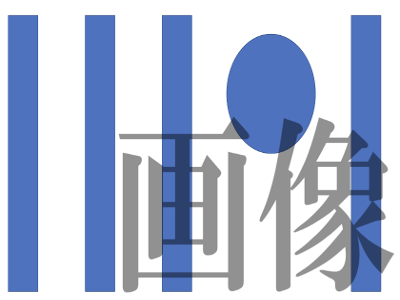
#> input picture 20190326testbg.png, 400 x 300 px, given in place of the camera
$ python 20200926-cv.py
#> lines starting #> are read from the running program, lines starting #| are printed output that depends on the picture; after the words box and inside, x2 and y2 are one past the last pixel; in counts of white or black regions, pixels touching at a corner belong together
###
# http://whitewell.sakura.ne.jp/OpenCV/py_tutorials/py_video/py_lucas_kanade/py_lucas_kanade.html
###

import numpy as np
import cv2

cap = cv2.VideoCapture(0)

# ShiTomasiコーナー検出器のためのパラメータ
feature_params = dict(maxCorners=100,
                      qualityLevel=0.3,
                      minDistance=7,
                      blockSize=7)

# Lucas-Kanade法によるオプティカル・フローのためのパラメータ
lk_params = dict(winSize=(15, 15),
                 maxLevel=2,
                 criteria=(cv2.TERM_CRITERIA_EPS | cv2.TERM_CRITERIA_COUNT, 10, 0.03))

# ランダムな色の生成
color = np.random.randint(0, 255, (100, 3))

# 最初のフレームを取り出し、コーナーを求める
ret, old_frame = cap.read()
#> old_frame is the input picture: shape (300, 400, 3); mean B, G, R 214.4, 189.5, 177.7
# 最初の数フレームは読み込みに失敗するので
for itr in range(5):
    ret, old_frame = cap.read()

old_gray = cv2.cvtColor(old_frame, cv2.COLOR_BGR2GRAY)
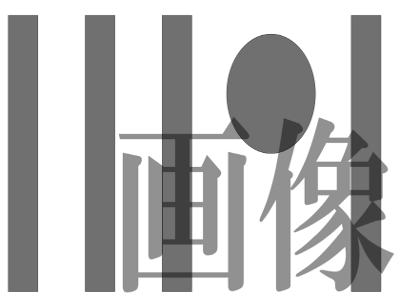
#> old_gray: shape (300, 400); min 51, max 255, mean 188.8
p0 = cv2.goodFeaturesToTrack(old_gray, mask=None, **feature_params)
#> p0 = 57 rows, first 8: [35, 289], [164, 289], [164, 17], [35, 17], [112, 289], [112, 17], [378, 289], [87, 289]

# 描画のためマスク画像を生成
mask = np.zeros_like(old_frame)

while(1):
    ret, frame = cap.read()
    frame_gray = cv2.cvtColor(frame, cv2.COLOR_BGR2GRAY)

    # オプティカル・フローを計算
    p1, st, err = cv2.calcOpticalFlowPyrLK(
        old_gray, frame_gray, p0, None, **lk_params)
#> p1 has the same summary as p0; st = 57 values from 1 to 1; err = 57 values from 0 to 0

    # 良い特徴点を選択
    good_new = p1[st == 1]
#> good_new = 57 pairs, first value 10 to 391, second value 17 to 289
    good_old = p0[st == 1]
#> good_old has the same summary as good_new

    # 物体追跡を描画
    for i, (new, old) in enumerate(zip(good_new, good_old)):
        a, b = new.ravel()
        c, d = old.ravel()
        mask = cv2.line(mask, (a, b), (c, d), color[i].tolist(), 2)
        frame = cv2.circle(frame, (a, b), 5, color[i].tolist(), -1)
#> this loop made 57 passes
#> (a, b, c, d) on passes 1 to 12: (35, 289, 35, 289), (164, 289, 164, 289), (164, 17, 164, 17), (35, 17, 35, 17), (112, 289, 112, 289), (112, 17, 112, 17), (378, 289, 378, 289), (87, 289, 87, 289), (87, 17, 87, 17), (378, 17, 378, 17), (189, 289, 189, 289), (189, 17, 189, 17)
#> pass 2, `frame = cv2.circle(frame, (a, b), 5, color[i].tolist(), -1)`:
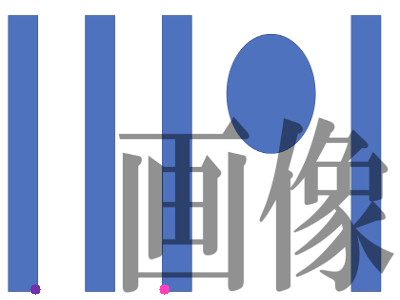
#> frame: shape (300, 400, 3); mean B, G, R 214.3, 189.3, 177.7
#> after the loop:
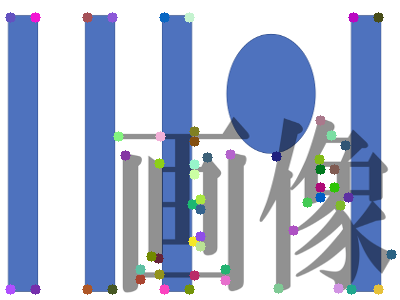
#> frame: shape (300, 400, 3); 3.68% of pixels changed, all inside (x1, y1, x2, y2) = (5, 12, 397, 295)
#> after the loop:
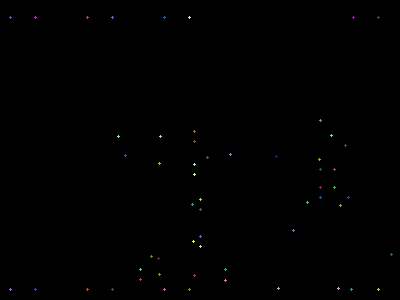
#> mask: shape (300, 400, 3); mean of channels 0, 1, 2 0.3, 0.3, 0.3; drawn as B, G, R
    img = cv2.add(frame, mask)

    cv2.imshow('frame', img)
    k = cv2.waitKey(30) & 0xff
#> (key Esc is pressed here)
    if k == 27:
        break

    # ここで「前の」フレームと特徴点を更新
    old_gray = frame_gray.copy()
    p0 = good_new.reshape(-1, 1, 2)

cv2.destroyAllWindows()
cap.release()


exit()
#> (the program exits here)
